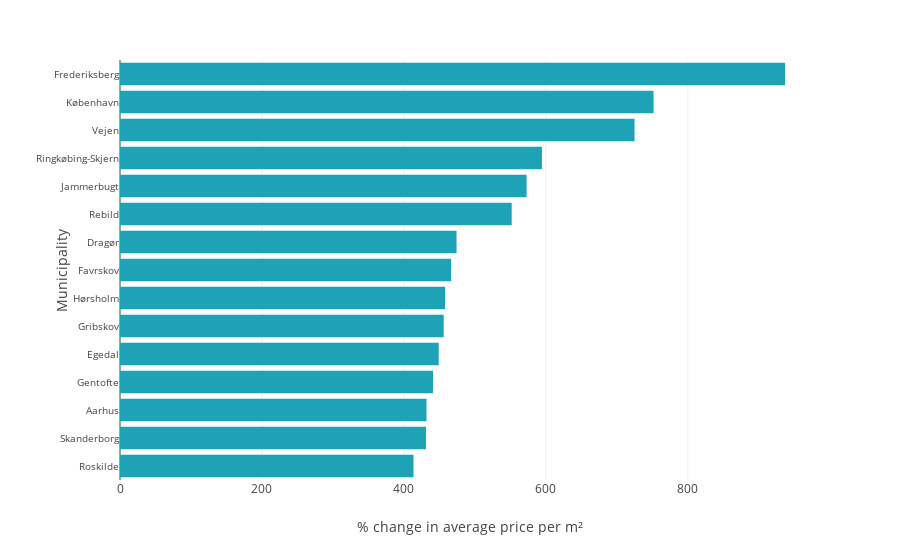

The notebook cell this image was saved under:
### Markdown cell above
### English

### Code cell
# Plotting the data on a chart
fig = px.bar(
    data_for_plot,
    x="AvgSalesPriceChange",
    y="Municipality",
    orientation="h",
    # title=f"Top {n_mncp_to_show} municipalities in {max_hist} with the highest change in price per m² relative to 1992",
    labels={
        "Municipality": "Municipality",
        "AvgSalesPriceChange": "% change in average price per m²",
    },
)

# Adjust the Y-axis font size to fit the labels
fig.update_layout(
    margin=dict(l=120),  # Increase margin to accommodate longer text labels
    yaxis=dict(
        tickfont=dict(size=10),  # Reduce the font size of the Y-axis labels
    ),
)

fig

# Export to a standalone HTML file
html_str = pio.to_html(fig, full_html=False, include_plotlyjs="cdn")
with open("Charts/Figure1_EN.html", "w", encoding="utf-8") as f:
    f.write(html_str)

# # Exporting as a PNG file (requires the "kaleido" package)
# fig.write_image("Charts/Figure1_EN.png")

# Previewing
fig

### Figure 1 — Plotly figure (JSON) as saved in the notebook; plotly's stock layout.template omitted (floating-point values rounded to 4 significant figures)
{"data": [{"alignmentgroup": "True", "hovertemplate": "% change in average price per m²=%{x}<br>Municipality=%{y}<extra></extra>", "legendgroup": "", "marker": {"color": "#1ea2b5", "pattern": {"shape": ""}}, "name": "", "offsetgroup": "", "orientation": "h", "showlegend": false, "textposition": "auto", "type": "bar", "x": [413.5, 431.1, 431.9, 441, 449.1, 456.1, 458, 466.6, 474.2, 551.9, 572.9, 594.5, 725, 751.8, 937], "xaxis": "x", "y": ["Roskilde", "Skanderborg", "Aarhus", "Gentofte", "Egedal", "Gribskov", "Hørsholm", "Favrskov", "Dragør", "Rebild", "Jammerbugt", "Ringkøbing-Skjern", "Vejen", "København", "Frederiksberg"], "yaxis": "y"}], "layout": {"barmode": "relative", "legend": {"tracegroupgap": 0}, "margin": {"l": 120, "t": 60}, "xaxis": {"anchor": "y", "domain": [0, 1], "title": {"text": "% change in average price per m²"}}, "yaxis": {"anchor": "x", "domain": [0, 1], "tickfont": {"size": 10}, "title": {"text": "Municipality"}}}}
